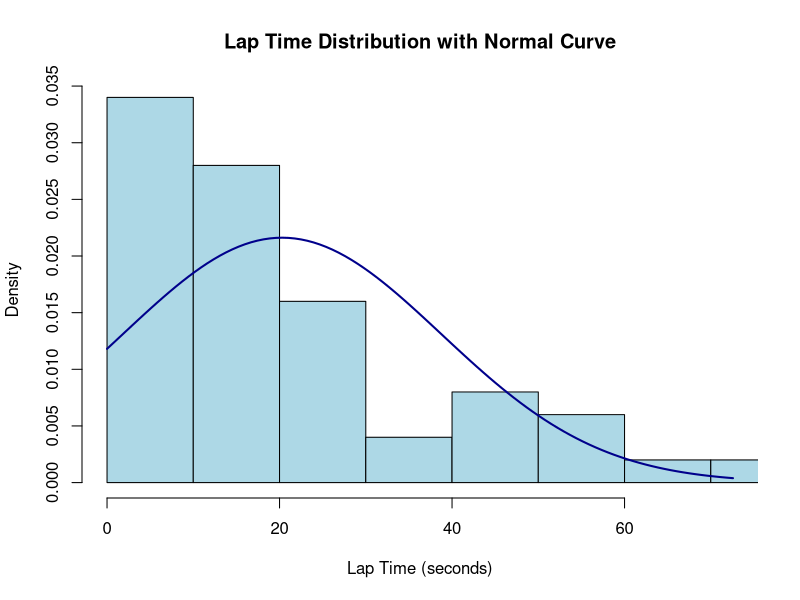

Source code (R):
## ---- chunk 1
knitr::opts_chunk$set(echo = TRUE)
## ---- chunk 2
lap_times <- c(
  10.23, 52.41, 17.85, 39.49, 12.21, 14.86, 8.47, 4.46, 14.40, 10.51,
  12.04, 1.98, 50.13, 12.27, 5.62, 21.16, 46.71, 26.69, 10.25, 6.53,
  53.06, 6.17, 5.17, 36.05, 1.86, 11.58, 40.17, 5.42, 8.89, 24.29,
  5.28, 13.00, 10.21, 10.83, 5.06, 3.54, 28.42, 49.70, 24.34, 14.14,
  42.93, 28.43, 1.39, 6.05, 2.76, 69.41, 72.57, 28.69, 26.07, 1.02
)
## ---- chunk 3
breaks <- seq(0, ceiling(max(lap_times)/10)*10, by = 10)
freq_table <- table(cut(lap_times, breaks, right = FALSE))
freq_table
## ---- chunk 4
mean_time <- mean(lap_times)
sd_time <- sd(lap_times)

mean_time
sd_time
## ---- chunk 5
hist(lap_times, breaks=10, probability=TRUE, col="lightblue",
     main="Lap Time Distribution with Normal Curve",
     xlab="Lap Time (seconds)", xlim=c(0, max(lap_times)))
curve(dnorm(x, mean=mean_time, sd=sd_time), col="darkblue", lwd=2, add=TRUE)
## ---- chunk 6
within_1sd <- sum(lap_times > (mean_time - sd_time) & lap_times < (mean_time + sd_time)) / length(lap_times)
within_2sd <- sum(lap_times > (mean_time - 2*sd_time) & lap_times < (mean_time + 2*sd_time)) / length(lap_times)
within_3sd <- sum(lap_times > (mean_time - 3*sd_time) & lap_times < (mean_time + 3*sd_time)) / length(lap_times)

percentages <- data.frame(
  Range = c("Within 1 sd", "Within 2 sd", "Within 3 sd"),
  Percentage = round(c(within_1sd, within_2sd, within_3sd) * 100, 2)
)

percentages
